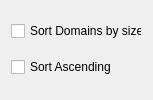
<?xml version="1.0" encoding="UTF-8"?>
<ui version="4.0">
 <class>SplitFieldByDomain</class>
 <widget class="QDialog" name="SplitFieldByDomain">
  <property name="geometry">
   <rect>
    <x>0</x>
    <y>0</y>
    <width>153</width>
    <height>100</height>
   </rect>
  </property>
  <property name="minimumSize">
   <size>
    <width>150</width>
    <height>100</height>
   </size>
  </property>
  <property name="windowTitle">
   <string>Dialog</string>
  </property>
  <layout class="QGridLayout" name="gridLayout">
   <item row="0" column="0">
    <widget class="QCheckBox" name="sortBySizeCheckBox_">
     <property name="text">
      <string>Sort Domains by size</string>
     </property>
    </widget>
   </item>
   <item row="1" column="0">
    <widget class="QCheckBox" name="sortAscendingCheckBox_">
     <property name="text">
      <string>Sort Ascending</string>
     </property>
    </widget>
   </item>
  </layout>
 </widget>
 <resources/>
 <connections/>
</ui>
